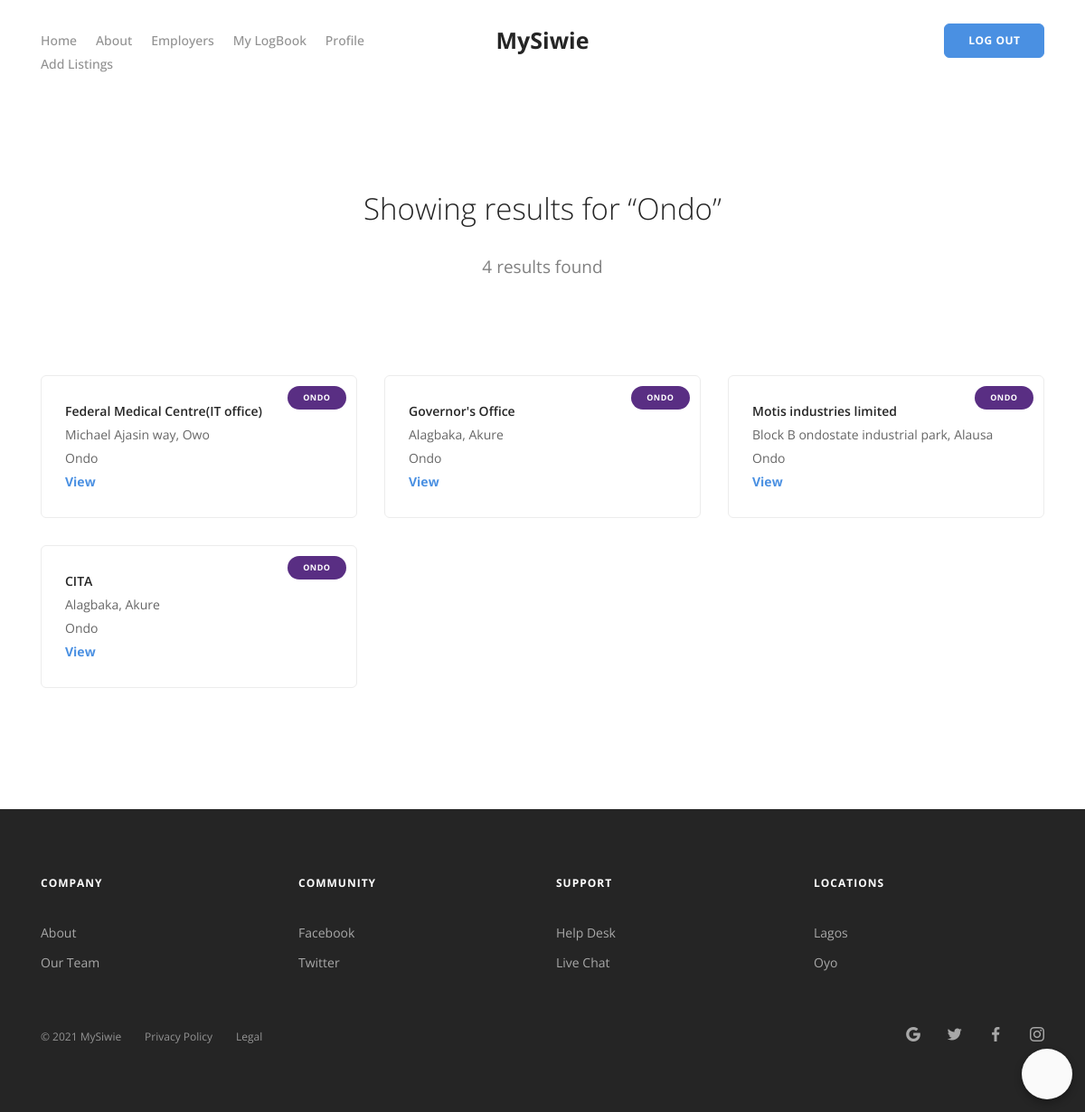
Page /internship/ondo_placement/ (signed in) on the committed database.
### siwieapp/models.py (models this page shows, shortened)
class State(models.Model):
    name = models.CharField(max_length=224)
    def __str__(self):
        return self.name

class Internship(models.Model):
    PAY = (
        ('Yes', 'yes'),
        ('No', 'no'),
        ('Maybe', 'maybe'),
    )
    name_of_org = models.CharField(max_length=224)
    address = models.CharField(max_length=224)
    state = models.ForeignKey(State, on_delete=models.CASCADE)
    course = models.ForeignKey(Course, on_delete=models.CASCADE)
    tel = models.CharField(max_length=224)
    pay_status = models.CharField(max_length=14, null=True, choices=PAY)

### siwieapp/views.py (the view)
# urls.py: path('internship/ondo_placement/', views.OndoSearch, name='ondo_placement'),
@login_required()
def OndoSearch(request):
    internship = Internship.objects.all()
    query_set = internship.filter(
        Q(state__name__icontains='ondo')
    ).distinct()
    count = internship.filter(
        Q(state__name__icontains='ondo')
    ).count()
    context = {'internship': internship,
               'query_set': query_set,
               'state': 'Ondo',
               'count':count}
    return render(request, 'state_searchpage.html', context)

### siwieapp/templates/state_searchpage.html (shortened to what this page needs)
{% extends 'index.html' %}
{% load static %}
      {% block content%}
        <div class="main-container">
            <section class="text-center">
                <div class="container">
                    <div class="row justify-content-center">
                        <div class="col-md-10 col-lg-8">
                            <h2>Showing results for “{{state}}”</h2>
                            <p class="lead">
                                <span>{{count}}</span> results found
                            </p>
                        </div>
                    </div>
                </div>
            </section>
            <section>
                <div class="container">
                    <div class="row">
                         {% if query_set %}
{%for intern  in query_set%}
                        <div class="col-md-4">
                            <a class="block" href="#">
                                <div class="feature feature-1 boxed boxed--border">
                                    <span class="label">Ondo</span>
                                    <h5>{{intern.name_of_org}}</h5>
                                    <p>
                                        {{intern.address}}
                                    </p>
                                    <p>
                                        {{intern.state}}
                                    </p>
                                    <a href="{% url 'detail' intern.id%}">
                                        View
                                    </a>
                                </div>
                            </a>
                       </div>
                    {% endfor%}
                   {% endif%}
                    </div>
                </div>
            </section>
            {% endblock%}

### rows in the picture
State: name "Ondo"
Internship: name_of_org "Federal Medical Centre(IT office)", address "Michael Ajasin way, Owo", state "Ondo"
Internship: name_of_org "Governor's Office", address "Alagbaka, Akure", state "Ondo"
Internship: name_of_org "Motis industries limited", address "Block B ondostate industrial park, Alausa", state "Ondo"
Internship: name_of_org "CITA", address "Alagbaka, Akure", state "Ondo"

### other values in the picture
{{ count }} "4"
